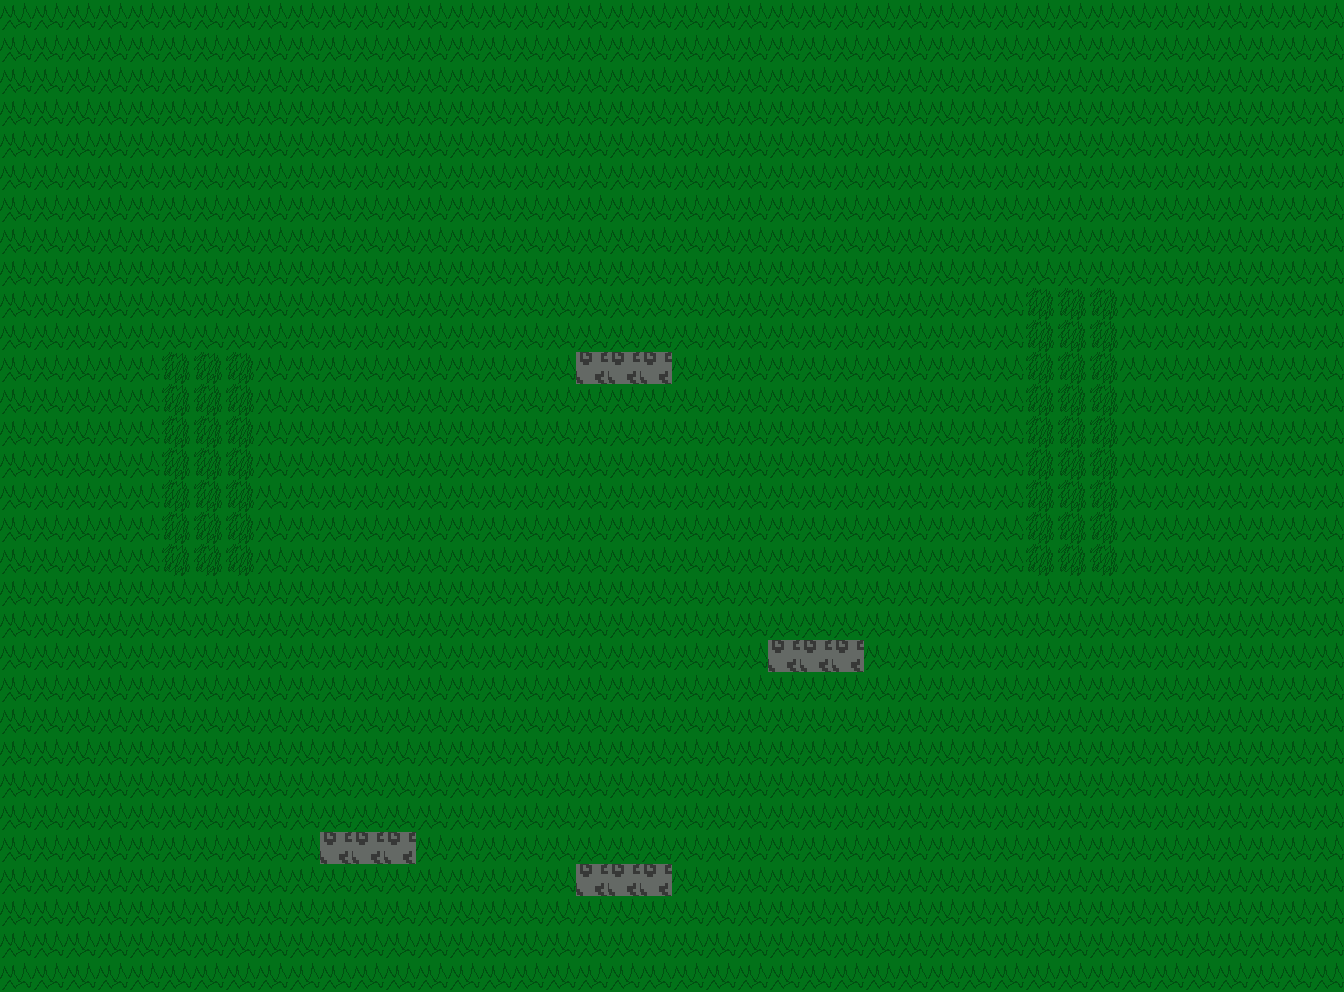

A 2D game scene composited from a Tiled map and its tileset images. What follows is a short description and the map's XML, with every tile layer's data as written:
An orthogonal 42x31 tile map with 32x32 px tiles, 2 tile layers (grass, rocks), 2 tilesets.

<map version="1.0" orientation="orthogonal" renderorder="right-down" width="42" height="31" tilewidth="32" tileheight="32" nextobjectid="1">
 <tileset firstgid="1" name="grass" tilewidth="32" tileheight="32" tilecount="2" columns="1">
  <image source="grass.png" width="32" height="64" />
 </tileset>
 <tileset firstgid="3" name="rocks" tilewidth="32" tileheight="32" tilecount="9" columns="3">
  <image source="rocks.png" width="96" height="96" />
 </tileset>
 <layer name="grass" width="42" height="31">
  <data encoding="csv">
2,2,2,2,2,2,2,2,2,2,2,2,2,2,2,2,2,2,2,2,2,2,2,2,2,2,2,2,2,2,2,2,2,2,2,2,2,2,2,2,2,2,
2,2,2,2,2,2,2,2,2,2,2,2,2,2,2,2,2,2,2,2,2,2,2,2,2,2,2,2,2,2,2,2,2,2,2,2,2,2,2,2,2,2,
2,2,2,2,2,2,2,2,2,2,2,2,2,2,2,2,2,2,2,2,2,2,2,2,2,2,2,2,2,2,2,2,2,2,2,2,2,2,2,2,2,2,
2,2,2,2,2,2,2,2,2,2,2,2,2,2,2,2,2,2,2,2,2,2,2,2,2,2,2,2,2,2,2,2,2,2,2,2,2,2,2,2,2,2,
2,2,2,2,2,2,2,2,2,2,2,2,2,2,2,2,2,2,2,2,2,2,2,2,2,2,2,2,2,2,2,2,2,2,2,2,2,2,2,2,2,2,
2,2,2,2,2,2,2,2,2,2,2,2,2,2,2,2,2,2,2,2,2,2,2,2,2,2,2,2,2,2,2,2,2,2,2,2,2,2,2,2,2,2,
2,2,2,2,2,2,2,2,2,2,2,2,2,2,2,2,2,2,2,2,2,2,2,2,2,2,2,2,2,2,2,2,2,2,2,2,2,2,2,2,2,2,
2,2,2,2,2,2,2,2,2,2,2,2,2,2,2,2,2,2,2,2,2,2,2,2,2,2,2,2,2,2,2,2,2,2,2,2,2,2,2,2,2,2,
2,2,2,2,2,2,2,2,2,2,2,2,2,2,2,2,2,2,2,2,2,2,2,2,2,2,2,2,2,2,2,2,2,2,2,2,2,2,2,2,2,2,
2,2,2,2,2,2,2,2,2,2,2,2,2,2,2,2,2,2,2,2,2,2,2,2,2,2,2,2,2,2,2,2,1,1,1,2,2,2,2,2,2,2,
2,2,2,2,2,2,2,2,2,2,2,2,2,2,2,2,2,2,2,2,2,2,2,2,2,2,2,2,2,2,2,2,1,1,1,2,2,2,2,2,2,2,
2,2,2,2,2,1,1,1,2,2,2,2,2,2,2,2,2,2,2,2,2,2,2,2,2,2,2,2,2,2,2,2,1,1,1,2,2,2,2,2,2,2,
2,2,2,2,2,1,1,1,2,2,2,2,2,2,2,2,2,2,2,2,2,2,2,2,2,2,2,2,2,2,2,2,1,1,1,2,2,2,2,2,2,2,
2,2,2,2,2,1,1,1,2,2,2,2,2,2,2,2,2,2,2,2,2,2,2,2,2,2,2,2,2,2,2,2,1,1,1,2,2,2,2,2,2,2,
2,2,2,2,2,1,1,1,2,2,2,2,2,2,2,2,2,2,2,2,2,2,2,2,2,2,2,2,2,2,2,2,1,1,1,2,2,2,2,2,2,2,
2,2,2,2,2,1,1,1,2,2,2,2,2,2,2,2,2,2,2,2,2,2,2,2,2,2,2,2,2,2,2,2,1,1,1,2,2,2,2,2,2,2,
2,2,2,2,2,1,1,1,2,2,2,2,2,2,2,2,2,2,2,2,2,2,2,2,2,2,2,2,2,2,2,2,1,1,1,2,2,2,2,2,2,2,
2,2,2,2,2,1,1,1,2,2,2,2,2,2,2,2,2,2,2,2,2,2,2,2,2,2,2,2,2,2,2,2,1,1,1,2,2,2,2,2,2,2,
2,2,2,2,2,2,2,2,2,2,2,2,2,2,2,2,2,2,2,2,2,2,2,2,2,2,2,2,2,2,2,2,2,2,2,2,2,2,2,2,2,2,
2,2,2,2,2,2,2,2,2,2,2,2,2,2,2,2,2,2,2,2,2,2,2,2,2,2,2,2,2,2,2,2,2,2,2,2,2,2,2,2,2,2,
2,2,2,2,2,2,2,2,2,2,2,2,2,2,2,2,2,2,2,2,2,2,2,2,2,2,2,2,2,2,2,2,2,2,2,2,2,2,2,2,2,2,
2,2,2,2,2,2,2,2,2,2,2,2,2,2,2,2,2,2,2,2,2,2,2,2,2,2,2,2,2,2,2,2,2,2,2,2,2,2,2,2,2,2,
2,2,2,2,2,2,2,2,2,2,2,2,2,2,2,2,2,2,2,2,2,2,2,2,2,2,2,2,2,2,2,2,2,2,2,2,2,2,2,2,2,2,
2,2,2,2,2,2,2,2,2,2,2,2,2,2,2,2,2,2,2,2,2,2,2,2,2,2,2,2,2,2,2,2,2,2,2,2,2,2,2,2,2,2,
2,2,2,2,2,2,2,2,2,2,2,2,2,2,2,2,2,2,2,2,2,2,2,2,2,2,2,2,2,2,2,2,2,2,2,2,2,2,2,2,2,2,
2,2,2,2,2,2,2,2,2,2,2,2,2,2,2,2,2,2,2,2,2,2,2,2,2,2,2,2,2,2,2,2,2,2,2,2,2,2,2,2,2,2,
2,2,2,2,2,2,2,2,2,2,2,2,2,2,2,2,2,2,2,2,2,2,2,2,2,2,2,2,2,2,2,2,2,2,2,2,2,2,2,2,2,2,
2,2,2,2,2,2,2,2,2,2,2,2,2,2,2,2,2,2,2,2,2,2,2,2,2,2,2,2,2,2,2,2,2,2,2,2,2,2,2,2,2,2,
2,2,2,2,2,2,2,2,2,2,2,2,2,2,2,2,2,2,2,2,2,2,2,2,2,2,2,2,2,2,2,2,2,2,2,2,2,2,2,2,2,2,
2,2,2,2,2,2,2,2,2,2,2,2,2,2,2,2,2,2,2,2,2,2,2,2,2,2,2,2,2,2,2,2,2,2,2,2,2,2,2,2,2,2,
2,2,2,2,2,2,2,2,2,2,2,2,2,2,2,2,2,2,2,2,2,2,2,2,2,2,2,2,2,2,2,2,2,2,2,2,2,2,2,2,2,2
</data>
 </layer>
 <layer name="rocks" width="42" height="31">
  <data encoding="csv">
0,0,0,0,0,0,0,0,0,0,0,0,0,0,0,0,0,0,0,0,0,0,0,0,0,0,0,0,0,0,0,0,0,0,0,0,0,0,0,0,0,0,
0,0,0,0,0,0,0,0,0,0,0,0,0,0,0,0,0,0,0,0,0,0,0,0,0,0,0,0,0,0,0,0,0,0,0,0,0,0,0,0,0,0,
0,0,0,0,0,0,0,0,0,0,0,0,0,0,0,0,0,0,0,0,0,0,0,0,0,0,0,0,0,0,0,0,0,0,0,0,0,0,0,0,0,0,
0,0,0,0,0,0,0,0,0,0,0,0,0,0,0,0,0,0,0,0,0,0,0,0,0,0,0,0,0,0,0,0,0,0,0,0,0,0,0,0,0,0,
0,0,0,0,0,0,0,0,0,0,0,0,0,0,0,0,0,0,0,0,0,0,0,0,0,0,0,0,0,0,0,0,0,0,0,0,0,0,0,0,0,0,
0,0,0,0,0,0,0,0,0,0,0,0,0,0,0,0,0,0,0,0,0,0,0,0,0,0,0,0,0,0,0,0,0,0,0,0,0,0,0,0,0,0,
0,0,0,0,0,0,0,0,0,0,0,0,0,0,0,0,0,0,0,0,0,0,0,0,0,0,0,0,0,0,0,0,0,0,0,0,0,0,0,0,0,0,
0,0,0,0,0,0,0,0,0,0,0,0,0,0,0,0,0,0,0,0,0,0,0,0,0,0,0,0,0,0,0,0,0,0,0,0,0,0,0,0,0,0,
0,0,0,0,0,0,0,0,0,0,0,0,0,0,0,0,0,0,0,0,0,0,0,0,0,0,0,0,0,0,0,0,0,0,0,0,0,0,0,0,0,0,
0,0,0,0,0,0,0,0,0,0,0,0,0,0,0,0,0,0,0,0,0,0,0,0,0,0,0,0,0,0,0,0,0,0,0,0,0,0,0,0,0,0,
0,0,0,0,0,0,0,0,0,0,0,0,0,0,0,0,0,0,0,0,0,0,0,0,0,0,0,0,0,0,0,0,0,0,0,0,0,0,0,0,0,0,
0,0,0,0,0,0,0,0,0,0,0,0,0,0,0,0,0,0,7,7,7,0,0,0,0,0,0,0,0,0,0,0,0,0,0,0,0,0,0,0,0,0,
0,0,0,0,0,0,0,0,0,0,0,0,0,0,0,0,0,0,0,0,0,0,0,0,0,0,0,0,0,0,0,0,0,0,0,0,0,0,0,0,0,0,
0,0,0,0,0,0,0,0,0,0,0,0,0,0,0,0,0,0,0,0,0,0,0,0,0,0,0,0,0,0,0,0,0,0,0,0,0,0,0,0,0,0,
0,0,0,0,0,0,0,0,0,0,0,0,0,0,0,0,0,0,0,0,0,0,0,0,0,0,0,0,0,0,0,0,0,0,0,0,0,0,0,0,0,0,
0,0,0,0,0,0,0,0,0,0,0,0,0,0,0,0,0,0,0,0,0,0,0,0,0,0,0,0,0,0,0,0,0,0,0,0,0,0,0,0,0,0,
0,0,0,0,0,0,0,0,0,0,0,0,0,0,0,0,0,0,0,0,0,0,0,0,0,0,0,0,0,0,0,0,0,0,0,0,0,0,0,0,0,0,
0,0,0,0,0,0,0,0,0,0,0,0,0,0,0,0,0,0,0,0,0,0,0,0,0,0,0,0,0,0,0,0,0,0,0,0,0,0,0,0,0,0,
0,0,0,0,0,0,0,0,0,0,0,0,0,0,0,0,0,0,0,0,0,0,0,0,0,0,0,0,0,0,0,0,0,0,0,0,0,0,0,0,0,0,
0,0,0,0,0,0,0,0,0,0,0,0,0,0,0,0,0,0,0,0,0,0,0,0,0,0,0,0,0,0,0,0,0,0,0,0,0,0,0,0,0,0,
0,0,0,0,0,0,0,0,0,0,0,0,0,0,0,0,0,0,0,0,0,0,0,0,7,7,7,0,0,0,0,0,0,0,0,0,0,0,0,0,0,0,
0,0,0,0,0,0,0,0,0,0,0,0,0,0,0,0,0,0,0,0,0,0,0,0,0,0,0,0,0,0,0,0,0,0,0,0,0,0,0,0,0,0,
0,0,0,0,0,0,0,0,0,0,0,0,0,0,0,0,0,0,0,0,0,0,0,0,0,0,0,0,0,0,0,0,0,0,0,0,0,0,0,0,0,0,
0,0,0,0,0,0,0,0,0,0,0,0,0,0,0,0,0,0,0,0,0,0,0,0,0,0,0,0,0,0,0,0,0,0,0,0,0,0,0,0,0,0,
0,0,0,0,0,0,0,0,0,0,0,0,0,0,0,0,0,0,0,0,0,0,0,0,0,0,0,0,0,0,0,0,0,0,0,0,0,0,0,0,0,0,
0,0,0,0,0,0,0,0,0,0,0,0,0,0,0,0,0,0,0,0,0,0,0,0,0,0,0,0,0,0,0,0,0,0,0,0,0,0,0,0,0,0,
0,0,0,0,0,0,0,0,0,0,7,7,7,0,0,0,0,0,0,0,0,0,0,0,0,0,0,0,0,0,0,0,0,0,0,0,0,0,0,0,0,0,
0,0,0,0,0,0,0,0,0,0,0,0,0,0,0,0,0,0,7,7,7,0,0,0,0,0,0,0,0,0,0,0,0,0,0,0,0,0,0,0,0,0,
0,0,0,0,0,0,0,0,0,0,0,0,0,0,0,0,0,0,0,0,0,0,0,0,0,0,0,0,0,0,0,0,0,0,0,0,0,0,0,0,0,0,
0,0,0,0,0,0,0,0,0,0,0,0,0,0,0,0,0,0,0,0,0,0,0,0,0,0,0,0,0,0,0,0,0,0,0,0,0,0,0,0,0,0,
0,0,0,0,0,0,0,0,0,0,0,0,0,0,0,0,0,0,0,0,0,0,0,0,0,0,0,0,0,0,0,0,0,0,0,0,0,0,0,0,0,0
</data>
 </layer>
</map>